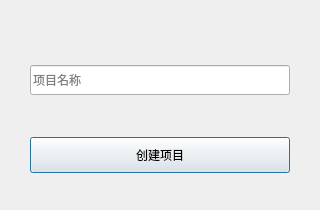
<?xml version="1.0" encoding="UTF-8"?>
<ui version="4.0">
 <class>CreateProjectDialog</class>
 <widget class="QDialog" name="CreateProjectDialog">
  <property name="geometry">
   <rect>
    <x>0</x>
    <y>0</y>
    <width>320</width>
    <height>210</height>
   </rect>
  </property>
  <property name="windowTitle">
   <string>Create Project</string>
  </property>
  <layout class="QHBoxLayout" name="horizontalLayout">
   <property name="spacing">
    <number>0</number>
   </property>
   <property name="leftMargin">
    <number>5</number>
   </property>
   <property name="topMargin">
    <number>5</number>
   </property>
   <property name="rightMargin">
    <number>5</number>
   </property>
   <property name="bottomMargin">
    <number>5</number>
   </property>
   <item>
    <widget class="QWidget" name="dialogWidgetBg" native="true">
     <property name="minimumSize">
      <size>
       <width>310</width>
       <height>200</height>
      </size>
     </property>
     <property name="maximumSize">
      <size>
       <width>310</width>
       <height>200</height>
      </size>
     </property>
     <property name="active" stdset="0">
      <bool>true</bool>
     </property>
     <layout class="QVBoxLayout" name="verticalLayout_2">
      <property name="spacing">
       <number>0</number>
      </property>
      <property name="leftMargin">
       <number>0</number>
      </property>
      <property name="topMargin">
       <number>0</number>
      </property>
      <property name="rightMargin">
       <number>0</number>
      </property>
      <property name="bottomMargin">
       <number>0</number>
      </property>
      <item>
       <widget class="BaseTitleWidget" name="widgetTitle" native="true">
        <property name="maximumSize">
         <size>
          <width>16777215</width>
          <height>28</height>
         </size>
        </property>
       </widget>
      </item>
      <item>
       <widget class="QWidget" name="widgetEdit" native="true">
        <layout class="QVBoxLayout" name="verticalLayout">
         <property name="spacing">
          <number>0</number>
         </property>
         <property name="leftMargin">
          <number>25</number>
         </property>
         <property name="topMargin">
          <number>32</number>
         </property>
         <property name="rightMargin">
          <number>25</number>
         </property>
         <property name="bottomMargin">
          <number>32</number>
         </property>
         <item>
          <widget class="QLineEdit" name="editProjectName">
           <property name="minimumSize">
            <size>
             <width>0</width>
             <height>30</height>
            </size>
           </property>
           <property name="maximumSize">
            <size>
             <width>16777215</width>
             <height>30</height>
            </size>
           </property>
           <property name="placeholderText">
            <string>项目名称</string>
           </property>
           <property name="clearButtonEnabled">
            <bool>true</bool>
           </property>
          </widget>
         </item>
         <item>
          <widget class="QLabel" name="labelNotice">
           <property name="text">
            <string/>
           </property>
          </widget>
         </item>
         <item>
          <widget class="QPushButton" name="buttonCreate">
           <property name="minimumSize">
            <size>
             <width>0</width>
             <height>36</height>
            </size>
           </property>
           <property name="maximumSize">
            <size>
             <width>16777215</width>
             <height>36</height>
            </size>
           </property>
           <property name="text">
            <string>创建项目</string>
           </property>
           <property name="default">
            <bool>true</bool>
           </property>
          </widget>
         </item>
        </layout>
       </widget>
      </item>
     </layout>
    </widget>
   </item>
  </layout>
 </widget>
 <customwidgets>
  <customwidget>
   <class>BaseTitleWidget</class>
   <extends>QWidget</extends>
   <header location="global">Widgets.BaseTitleWidget</header>
   <container>1</container>
  </customwidget>
 </customwidgets>
 <resources/>
 <connections/>
</ui>
